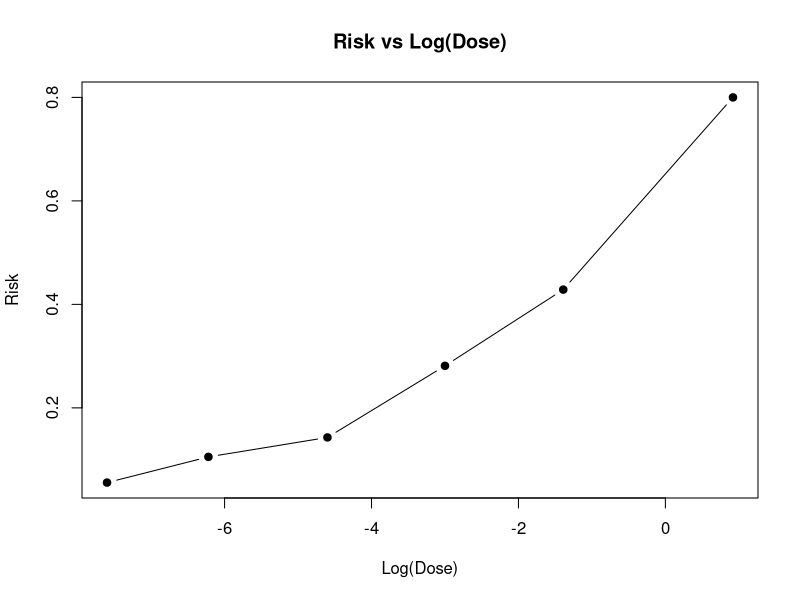
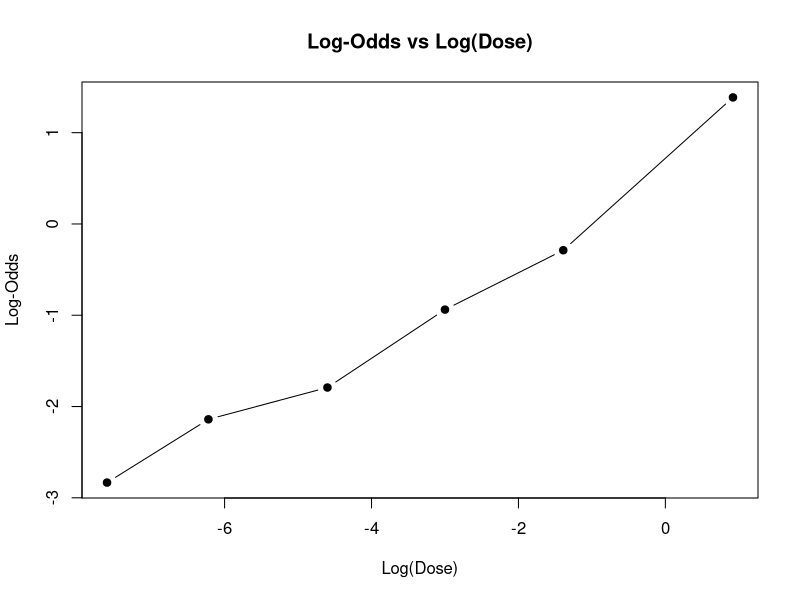
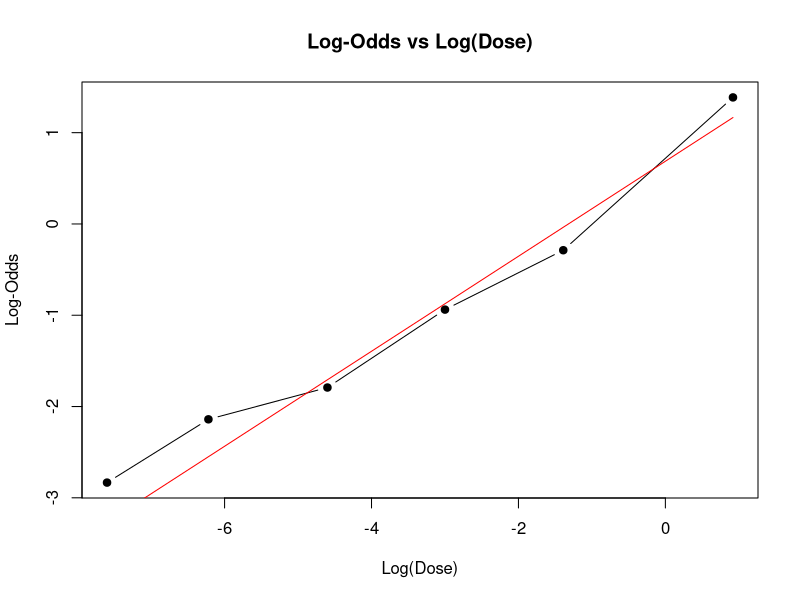

The R script that drew these images, in order:
## ---- chunk 1
tab1<- as.table(rbind(c(22, 75), c(148, 265)))
dimnames(tab1) <- list("Regularly use of dental floss" = c("Yes", "No"),Periodontitis = c("Yes","No"))
addmargins(tab1)
addmargins(prop.table(tab1,1),2)
## ---- chunk 2
# Convert the table into a dataset for logistic regression
use<-c("no","no", "yes","yes")
per<-c("no","yes","no","yes")
n<-c(265,148,75,22)
data21 <- data.frame(use,per,n)
data21
## ---- chunk 3
#Fit a logistic regression model
data21$use <- as.factor(data21$use)
data21$per <- as.factor(data21$per)
model21<-glm(per~use, weights =n, family = binomial(link=logit), data=data21)
summary(model21)
## ---- chunk 4
# Fit a logistic regression model with periodontitis status as the predictor
model22 <- glm(use ~ per, weights = n, family = binomial(link = logit), data = data21)

# Display the summary of the model
summary(model22)
## ---- chunk 5
#Input data and create a data frame
logdos<-c(-7.60,-6.22,-4.60,-3.00,-1.39,0.92)
n<-c(18,19,28,32,28,40)
x<-c(1,2,4,9,12,32)
data22 <- data.frame(logdos,x,n)
data22
## ---- chunk 6
# Calculate risk (probability)
data22$risk <- data22$x / data22$n
# Calculate log-odds
data22$log_odds <- log(data22$risk / (1 - data22$risk))
print(data22)
## ---- chunk 7
# Plot risk against log(dose)
plot(data22$logdos, data22$risk, type = "b", pch = 19, xlab = "Log(Dose)", ylab = "Risk", main = "Risk vs Log(Dose)")

## ---- chunk 8
# Plot log-odds against log(dose)
plot(data22$logdos, data22$log_odds, type = "b", pch = 19, xlab = "Log(Dose)", ylab = "Log-Odds", main = "Log-Odds vs Log(Dose)")

## ---- chunk 9
# Fit a logistic regression model
model <- glm(cbind(x, n - x) ~ logdos, data = data22, family = binomial(link = logit))

# Model summary
summary(model)
## ---- chunk 10
# Add fitted values to the plot of log-odds
plot(data22$logdos, data22$log_odds, type = "b", pch = 19, xlab = "Log(Dose)", ylab = "Log-Odds", main = "Log-Odds vs Log(Dose)")
lines(data22$logdos, predict(model, type = "link"), col = "red")
## ---- chunk 11
vcov(model)
confint.default(model,level=0.95)
## ---- chunk 12
# Extract the coefficient and standard error for log(dose)
beta1 <- coef(model)["logdos"]  # Extract the coefficient for log(dose)
se_beta1 <- sqrt(vcov(model)["logdos", "logdos"])  # Extract the variance and compute standard error

# Calculate the Wald statistic
wald_stat <- (beta1^2) / (se_beta1^2)

# Display the Wald statistic
cat("Wald Statistic:", wald_stat, "\n")

# Calculate the p-value (chi-square distribution with 1 degree of freedom)
p_value <- 1 - pchisq(wald_stat, df = 1)

# Display the p-value
cat("P-value:", p_value, "\n")

# Draw conclusions based on the p-value
if (p_value < 0.05) {
  cat("Reject the null hypothesis: beta1 is significantly different from 0.\n")
} else {
  cat("Fail to reject the null hypothesis: beta1 is not significantly different from 0.\n")
}
## ---- chunk 13
# Define the original dataset
logdos <- c(-7.60, -6.22, -4.60, -3.00, -1.39, 0.92)
n <- c(18, 19, 28, 32, 28, 40)
x <- c(1, 2, 4, 9, 12, 32)

# Function to scale counts and fit logistic regression
investigate_variance <- function(scale_factor) {
  # Scale the counts
  n_scaled <- n * scale_factor
  x_scaled <- x * scale_factor
  
  # Create a new dataset
  data_scaled <- data.frame(logdos, x = x_scaled, n = n_scaled)
  
  # Fit the logistic regression model
  model_scaled <- glm(cbind(x, n - x) ~ logdos, data = data_scaled, family = binomial(link = logit))
  
  # Extract the variance of beta1 (logdos)
  beta1_var <- vcov(model_scaled)["logdos", "logdos"]
  
  # Return results
  return(list(scale_factor = scale_factor, beta1_var = beta1_var))
}

# Perform the investigation for scale factors 10, 100, 1000
results <- lapply(c(10, 100, 1000), investigate_variance)

# Display the results
results_df <- do.call(rbind, lapply(results, as.data.frame))
colnames(results_df) <- c("Scale Factor", "Variance of Beta1")
print(results_df)
